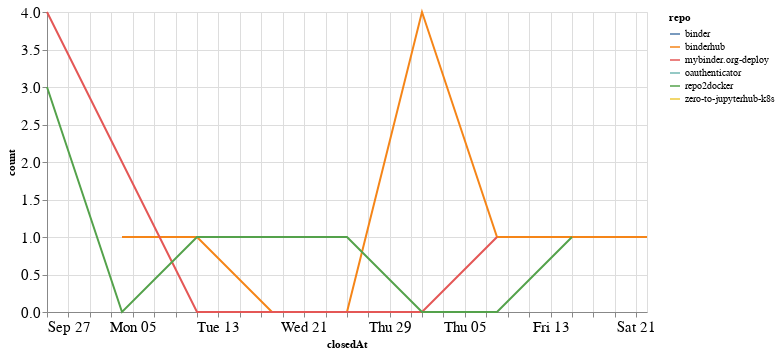

Notebook cell for this chart:
### Code cell
closed_by_time = closed_by.groupby('repo').resample('W', on='closedAt').count()['author'].reset_index()
closed_by_time = closed_by_time.rename(columns={'author': 'count'})

alt.Chart(closed_by_time, width=600).mark_line().encode(
    x='closedAt',
    y='count',
    color='repo',
    tooltip="repo"
)

### Figure 1 — Vega-Lite specification as saved in the notebook (floating-point values rounded to 4 significant figures)
{"config": {"axisLeft": {"labelFontSize": 15}, "axisBottom": {"labelFontSize": 15}}, "data": {"name": "data-ab09b78abe1a5d37c47bd97ea0978c03"}, "mark": "line", "encoding": {"color": {"type": "nominal", "field": "repo"}, "tooltip": {"type": "nominal", "field": "repo"}, "x": {"type": "temporal", "field": "closedAt"}, "y": {"type": "quantitative", "field": "count"}}, "width": 600, "$schema": "https://vega.github.io/schema/vega-lite/v4.8.1.json", "datasets": {"data-ab09b78abe1a5d37c47bd97ea0978c03": [{"repo": "binder", "closedAt": "2020-11-15T00:00:00", "count": 1}, {"repo": "binderhub", "closedAt": "2020-10-04T00:00:00", "count": 1}, {"repo": "binderhub", "closedAt": "2020-10-11T00:00:00", "count": 1}, {"repo": "binderhub", "closedAt": "2020-10-18T00:00:00", "count": 0}, {"repo": "binderhub", "closedAt": "2020-10-25T00:00:00", "count": 0}, {"repo": "binderhub", "closedAt": "2020-11-01T00:00:00", "count": 4}, {"repo": "binderhub", "closedAt": "2020-11-08T00:00:00", "count": 1}, {"repo": "binderhub", "closedAt": "2020-11-15T00:00:00", "count": 1}, {"repo": "binderhub", "closedAt": "2020-11-22T00:00:00", "count": 1}, {"repo": "mybinder.org-deploy", "closedAt": "2020-09-27T00:00:00", "count": 4}, {"repo": "mybinder.org-deploy", "closedAt": "2020-10-04T00:00:00", "count": 2}, {"repo": "mybinder.org-deploy", "closedAt": "2020-10-11T00:00:00", "count": 0}, {"repo": "mybinder.org-deploy", "closedAt": "2020-10-18T00:00:00", "count": 0}, {"repo": "mybinder.org-deploy", "closedAt": "2020-10-25T00:00:00", "count": 0}, {"repo": "mybinder.org-deploy", "closedAt": "2020-11-01T00:00:00", "count": 0}, {"repo": "mybinder.org-deploy", "closedAt": "2020-11-08T00:00:00", "count": 1}, {"repo": "oauthenticator", "closedAt": "2020-11-22T00:00:00", "count": 1}, {"repo": "repo2docker", "closedAt": "2020-09-27T00:00:00", "count": 3}, {"repo": "repo2docker", "closedAt": "2020-10-04T00:00:00", "count": 0}, {"repo": "repo2docker", "closedAt": "2020-10-11T00:00:00", "count": 1}, {"repo": "repo2docker", "closedAt": "2020-10-18T00:00:00", "count": 1}, {"repo": "repo2docker", "closedAt": "2020-10-25T00:00:00", "count": 1}, {"repo": "repo2docker", "closedAt": "2020-11-01T00:00:00", "count": 0}, {"repo": "repo2docker", "closedAt": "2020-11-08T00:00:00", "count": 0}, {"repo": "repo2docker", "closedAt": "2020-11-15T00:00:00", "count": 1}, {"repo": "zero-to-jupyterhub-k8s", "closedAt": "2020-10-18T00:00:00", "count": 1}]}}
